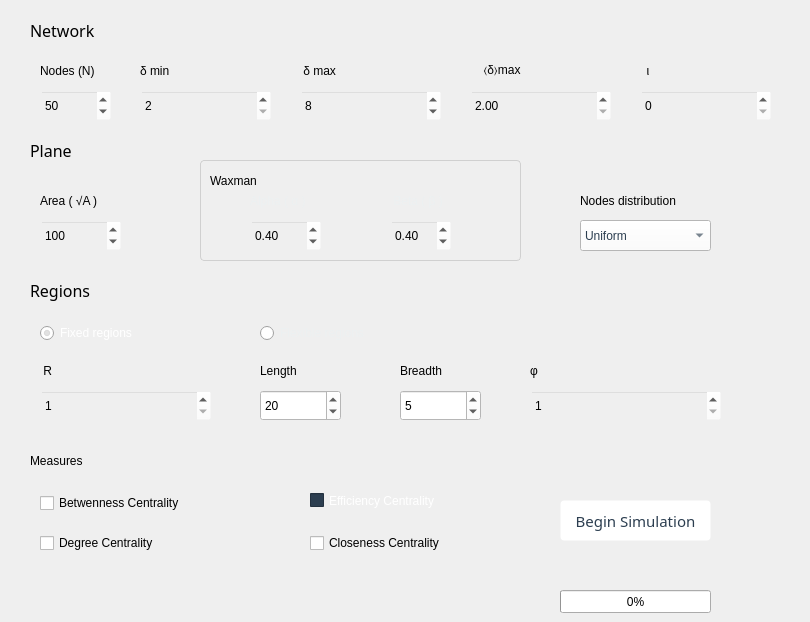
  <widget class="QWidget" name="centralWidget">
   <widget class="QPushButton" name="pushButton">
    <property name="geometry">
     <rect>
      <x>560</x>
      <y>500</y>
      <width>151</width>
      <height>41</height>
     </rect>
    </property>
    <property name="font">
     <font>
      <family>Droid Sans</family>
      <pointsize>11</pointsize>
      <weight>50</weight>
      <italic>false</italic>
      <bold>false</bold>
     </font>
    </property>
    <property name="styleSheet">
     <string notr="true">QPushButton{
	background: #fff;
	color:#2c3e50;
	border: 1px solid transparent;
	border-radius:4px;
}
QPushButton:!enabled{
	background: #ff0000;
}</string>
    </property>
    <property name="text">
     <string>Begin Simulation</string>
    </property>
   </widget>
   <widget class="QSpinBox" name="nodes">
    <property name="geometry">
     <rect>
      <x>40</x>
      <y>90</y>
      <width>71</width>
      <height>31</height>
     </rect>
    </property>
    <property name="toolTip">
     <string>Number of nodes on the plane</string>
    </property>
    <property name="styleSheet">
     <string notr="true">color: rgb(0, 0, 0);
background: rgba(255, 255, 255, 0);

</string>
    </property>
    <property name="minimum">
     <number>3</number>
    </property>
    <property name="maximum">
     <number>1000</number>
    </property>
    <property name="value">
     <number>50</number>
    </property>
   </widget>
   <widget class="QSpinBox" name="minimumDegree">
    <property name="geometry">
     <rect>
      <x>140</x>
      <y>90</y>
      <width>131</width>
      <height>31</height>
     </rect>
    </property>
    <property name="toolTip">
     <string>Node's minimum degree</string>
    </property>
    <property name="styleSheet">
     <string notr="true">background-color: rgba(255, 255, 255, 0);
color:#000</string>
    </property>
    <property name="minimum">
     <number>2</number>
    </property>
    <property name="maximum">
     <number>999</number>
    </property>
    <property name="value">
     <number>2</number>
    </property>
   </widget>
   <widget class="QSpinBox" name="maximumDegree">
    <property name="geometry">
     <rect>
      <x>300</x>
      <y>90</y>
      <width>141</width>
      <height>31</height>
     </rect>
    </property>
    <property name="toolTip">
     <string>Node's maximum degree</string>
    </property>
    <property name="styleSheet">
     <string notr="true">background-color: rgba(255, 255, 255, 0);
color:#000
</string>
    </property>
    <property name="minimum">
     <number>2</number>
    </property>
    <property name="maximum">
     <number>999</number>
    </property>
    <property name="value">
     <number>8</number>
    </property>
   </widget>
   <widget class="QSpinBox" name="distance">
    <property name="geometry">
     <rect>
      <x>640</x>
      <y>90</y>
      <width>131</width>
      <height>31</height>
     </rect>
    </property>
    <property name="toolTip">
     <string>Min distance between two nodes</string>
    </property>
    <property name="styleSheet">
     <string notr="true">background-color: rgba(255, 255, 255, 0);
color:#000
</string>
    </property>
   </widget>
   <widget class="QSpinBox" name="area">
    <property name="geometry">
     <rect>
      <x>40</x>
      <y>220</y>
      <width>81</width>
      <height>31</height>
     </rect>
    </property>
    <property name="toolTip">
     <string>Square root of plane's area</string>
    </property>
    <property name="styleSheet">
     <string notr="true">background-color: rgba(255, 255, 255, 0);
color:#000</string>
    </property>
    <property name="minimum">
     <number>6</number>
    </property>
    <property name="maximum">
     <number>100000</number>
    </property>
    <property name="value">
     <number>100</number>
    </property>
   </widget>
   <widget class="QSpinBox" name="numberOfRegions">
    <property name="geometry">
     <rect>
      <x>40</x>
      <y>390</y>
      <width>171</width>
      <height>31</height>
     </rect>
    </property>
    <property name="toolTip">
     <string>Number of regions in which will be divided</string>
    </property>
    <property name="styleSheet">
     <string notr="true">background-color: rgba(255, 255, 255, 0);
color:#000</string>
    </property>
    <property name="minimum">
     <number>1</number>
    </property>
    <property name="maximum">
     <number>99999</number>
    </property>
   </widget>
   <widget class="QSpinBox" name="length">
    <property name="enabled">
     <bool>false</bool>
    </property>
    <property name="geometry">
     <rect>
      <x>260</x>
      <y>390</y>
      <width>81</width>
      <height>31</height>
     </rect>
    </property>
    <property name="toolTip">
     <string>Length of each region</string>
    </property>
    <property name="styleSheet">
     <string notr="true">background-color: #fff;
color:#000;</string>
    </property>
    <property name="minimum">
     <number>1</number>
    </property>
    <property name="maximum">
     <number>99999</number>
    </property>
    <property name="value">
     <number>20</number>
    </property>
   </widget>
   <widget class="QSpinBox" name="breadth">
    <property name="enabled">
     <bool>false</bool>
    </property>
    <property name="geometry">
     <rect>
      <x>400</x>
      <y>390</y>
      <width>81</width>
      <height>31</height>
     </rect>
    </property>
    <property name="toolTip">
     <string>Breadth of each region</string>
    </property>
    <property name="styleSheet">
     <string notr="true">background-color: #fff;
color:#000</string>
    </property>
    <property name="minimum">
     <number>1</number>
    </property>
    <property name="maximum">
     <number>99999</number>
    </property>
    <property name="value">
     <number>5</number>
    </property>
   </widget>
   <widget class="QRadioButton" name="fixedRegions">
    <property name="geometry">
     <rect>
      <x>40</x>
      <y>320</y>
      <width>141</width>
      <height>26</height>
     </rect>
    </property>
    <property name="styleSheet">
     <string notr="true">color: rgb(255, 255, 255);</string>
    </property>
    <property name="text">
     <string>Fixed regions</string>
    </property>
    <property name="checked">
     <bool>true</bool>
    </property>
   </widget>
   <widget class="QRadioButton" name="fexibleRegions">
    <property name="geometry">
     <rect>
      <x>260</x>
      <y>320</y>
      <width>161</width>
      <height>26</height>
     </rect>
    </property>
    <property name="autoFillBackground">
     <bool>false</bool>
    </property>
    <property name="styleSheet">
     <string notr="true">color:rgb(236, 240, 241) !important;</string>
    </property>
    <property name="text">
     <string>Flexible regions</string>
    </property>
   </widget>
   <widget class="QComboBox" name="nodesDistribution">
    <property name="geometry">
     <rect>
      <x>580</x>
      <y>220</y>
      <width>131</width>
      <height>31</height>
     </rect>
    </property>
    <property name="toolTip">
     <string>Nodes distribution on the plane</string>
    </property>
    <property name="styleSheet">
     <string notr="true">color:#2c3e50;
background:#fff;</string>
    </property>
    <item>
     <property name="text">
      <string>Uniform</string>
     </property>
    </item>
    <item>
     <property name="text">
      <string>Random</string>
     </property>
    </item>
   </widget>
   <widget class="QCheckBox" name="bc">
    <property name="enabled">
     <bool>true</bool>
    </property>
    <property name="geometry">
     <rect>
      <x>40</x>
      <y>490</y>
      <width>181</width>
      <height>26</height>
     </rect>
    </property>
    <property name="text">
     <string>Betwenness Centrality</string>
    </property>
   </widget>
   <widget class="QCheckBox" name="dc">
    <property name="enabled">
     <bool>true</bool>
    </property>
    <property name="geometry">
     <rect>
      <x>40</x>
      <y>530</y>
      <width>171</width>
      <height>26</height>
     </rect>
    </property>
    <property name="text">
     <string>Degree Centrality</string>
    </property>
    <property name="checkable">
     <bool>true</bool>
    </property>
    <property name="checked">
     <bool>false</bool>
    </property>
   </widget>
   <widget class="QCheckBox" name="ec">
    <property name="enabled">
     <bool>true</bool>
    </property>
    <property name="geometry">
     <rect>
      <x>310</x>
      <y>490</y>
      <width>171</width>
      <height>21</height>
     </rect>
    </property>
    <property name="palette">
     <palette>
      <active>
       <colorrole role="WindowText">
        <brush brushstyle="SolidPattern">
         <color alpha="255">
          <red>255</red>
          <green>255</green>
          <blue>255</blue>
         </color>
        </brush>
       </colorrole>
       <colorrole role="Button">
        <brush brushstyle="SolidPattern">
         <color alpha="255">
          <red>44</red>
          <green>62</green>
          <blue>80</blue>
         </color>
        </brush>
       </colorrole>
       <colorrole role="Text">
        <brush brushstyle="SolidPattern">
         <color alpha="255">
          <red>255</red>
          <green>255</green>
          <blue>255</blue>
         </color>
        </brush>
       </colorrole>
       <colorrole role="ButtonText">
        <brush brushstyle="SolidPattern">
         <color alpha="255">
          <red>255</red>
          <green>255</green>
          <blue>255</blue>
         </color>
        </brush>
       </colorrole>
       <colorrole role="Base">
        <brush brushstyle="SolidPattern">
         <color alpha="255">
          <red>44</red>
          <green>62</green>
          <blue>80</blue>
         </color>
        </brush>
       </colorrole>
       <colorrole role="Window">
        <brush brushstyle="SolidPattern">
         <color alpha="255">
          <red>44</red>
          <green>62</green>
          <blue>80</blue>
         </color>
        </brush>
       </colorrole>
       <colorrole role="ToolTipText">
        <brush brushstyle="SolidPattern">
         <color alpha="255">
          <red>236</red>
          <green>240</green>
          <blue>241</blue>
         </color>
        </brush>
       </colorrole>
      </active>
      <inactive>
       <colorrole role="WindowText">
        <brush brushstyle="SolidPattern">
         <color alpha="255">
          <red>255</red>
          <green>255</green>
          <blue>255</blue>
         </color>
        </brush>
       </colorrole>
       <colorrole role="Button">
        <brush brushstyle="SolidPattern">
         <color alpha="255">
          <red>44</red>
          <green>62</green>
          <blue>80</blue>
         </color>
        </brush>
       </colorrole>
       <colorrole role="Text">
        <brush brushstyle="SolidPattern">
         <color alpha="255">
          <red>255</red>
          <green>255</green>
          <blue>255</blue>
         </color>
        </brush>
       </colorrole>
       <colorrole role="ButtonText">
        <brush brushstyle="SolidPattern">
         <color alpha="255">
          <red>255</red>
          <green>255</green>
          <blue>255</blue>
         </color>
        </brush>
       </colorrole>
       <colorrole role="Base">
        <brush brushstyle="SolidPattern">
         <color alpha="255">
          <red>44</red>
          <green>62</green>
          <blue>80</blue>
         </color>
        </brush>
       </colorrole>
       <colorrole role="Window">
        <brush brushstyle="SolidPattern">
         <color alpha="255">
          <red>44</red>
          <green>62</green>
          <blue>80</blue>
         </color>
        </brush>
       </colorrole>
       <colorrole role="ToolTipText">
        <brush brushstyle="SolidPattern">
         <color alpha="255">
          <red>236</red>
          <green>240</green>
          <blue>241</blue>
         </color>
        </brush>
       </colorrole>
      </inactive>
      <disabled>
       <colorrole role="WindowText">
        <brush brushstyle="SolidPattern">
         <color alpha="255">
          <red>255</red>
          <green>255</green>
          <blue>255</blue>
         </color>
        </brush>
       </colorrole>
       <colorrole role="Button">
        <brush brushstyle="SolidPattern">
         <color alpha="255">
          <red>44</red>
          <green>62</green>
          <blue>80</blue>
         </color>
        </brush>
       </colorrole>
       <colorrole role="Text">
        <brush brushstyle="SolidPattern">
         <color alpha="255">
          <red>255</red>
          <green>255</green>
          <blue>255</blue>
         </color>
        </brush>
       </colorrole>
       <colorrole role="ButtonText">
        <brush brushstyle="SolidPattern">
         <color alpha="255">
          <red>255</red>
          <green>255</green>
          <blue>255</blue>
         </color>
        </brush>
       </colorrole>
       <colorrole role="Base">
        <brush brushstyle="SolidPattern">
         <color alpha="255">
          <red>44</red>
          <green>62</green>
          <blue>80</blue>
         </color>
        </brush>
       </colorrole>
       <colorrole role="Window">
        <brush brushstyle="SolidPattern">
         <color alpha="255">
          <red>44</red>
          <green>62</green>
          <blue>80</blue>
         </color>
        </brush>
       </colorrole>
       <colorrole role="ToolTipText">
        <brush brushstyle="SolidPattern">
         <color alpha="255">
          <red>236</red>
          <green>240</green>
          <blue>241</blue>
         </color>
        </brush>
       </colorrole>
      </disabled>
     </palette>
    </property>
    <property name="text">
     <string>Efficiency Centrality</string>
    </property>
   </widget>
   <widget class="QCheckBox" name="cc">
    <property name="enabled">
     <bool>true</bool>
    </property>
    <property name="geometry">
     <rect>
      <x>310</x>
      <y>530</y>
      <width>181</width>
      <height>26</height>
     </rect>
    </property>
    <property name="text">
     <string>Closeness Centrality</string>
    </property>
   </widget>
   <widget class="QSpinBox" name="numberOfSimulations">
    <property name="geometry">
     <rect>
      <x>530</x>
      <y>390</y>
      <width>191</width>
      <height>31</height>
     </rect>
    </property>
    <property name="toolTip">
     <string>Number of simulations</string>
    </property>
    <property name="styleSheet">
     <string notr="true">background-color: rgba(255, 255, 255, 0);
color:#000;</string>
    </property>
    <property name="minimum">
     <number>1</number>
    </property>
    <property name="maximum">
     <number>99999</number>
    </property>
   </widget>
   <widget class="QLabel" name="label">
    <property name="geometry">
     <rect>
      <x>40</x>
      <y>60</y>
      <width>81</width>
      <height>21</height>
     </rect>
    </property>
    <property name="text">
     <string>Nodes (N)</string>
    </property>
   </widget>
   <widget class="QLabel" name="label_2">
    <property name="geometry">
     <rect>
      <x>140</x>
      <y>61</y>
      <width>101</width>
      <height>20</height>
     </rect>
    </property>
    <property name="text">
     <string>δ min</string>
    </property>
   </widget>
   <widget class="QLabel" name="label_3">
    <property name="geometry">
     <rect>
      <x>300</x>
      <y>61</y>
      <width>141</width>
      <height>20</height>
     </rect>
    </property>
    <property name="text">
     <string> δ max</string>
    </property>
   </widget>
   <widget class="QLabel" name="label_4">
    <property name="geometry">
     <rect>
      <x>640</x>
      <y>60</y>
      <width>161</width>
      <height>21</height>
     </rect>
    </property>
    <property name="text">
     <string>  ι </string>
    </property>
   </widget>
   <widget class="QLabel" name="label_5">
    <property name="geometry">
     <rect>
      <x>530</x>
      <y>360</y>
      <width>201</width>
      <height>21</height>
     </rect>
    </property>
    <property name="toolTip">
     <string>Number of Simulations </string>
    </property>
    <property name="text">
     <string>φ </string>
    </property>
   </widget>
   <widget class="QLabel" name="label_8">
    <property name="geometry">
     <rect>
      <x>260</x>
      <y>360</y>
      <width>67</width>
      <height>21</height>
     </rect>
    </property>
    <property name="text">
     <string>Length</string>
    </property>
   </widget>
   <widget class="QLabel" name="label_9">
    <property name="geometry">
     <rect>
      <x>400</x>
      <y>360</y>
      <width>67</width>
      <height>21</height>
     </rect>
    </property>
    <property name="text">
     <string>Breadth</string>
    </property>
   </widget>
   <widget class="QLabel" name="label_10">
    <property name="geometry">
     <rect>
      <x>40</x>
      <y>360</y>
      <width>171</width>
      <height>21</height>
     </rect>
    </property>
    <property name="text">
     <string> R </string>
    </property>
   </widget>
   <widget class="QLabel" name="label_11">
    <property name="geometry">
     <rect>
      <x>40</x>
      <y>190</y>
      <width>81</width>
      <height>21</height>
     </rect>
    </property>
    <property name="text">
     <string>Area ( √A )</string>
    </property>
   </widget>
   <widget class="QLabel" name="label_12">
    <property name="geometry">
     <rect>
      <x>580</x>
      <y>190</y>
      <width>131</width>
      <height>21</height>
     </rect>
    </property>
    <property name="text">
     <string>Nodes distribution</string>
    </property>
   </widget>
   <widget class="QLabel" name="label_13">
    <property name="geometry">
     <rect>
      <x>30</x>
      <y>20</y>
      <width>91</width>
      <height>21</height>
     </rect>
    </property>
    <property name="font">
     <font>
      <family>Droid Sans</family>
      <pointsize>12</pointsize>
      <weight>9</weight>
      <italic>false</italic>
      <bold>false</bold>
     </font>
    </property>
    <property name="styleSheet">
     <string notr="true">font: 75 12pt &quot;Droid Sans&quot;;</string>
    </property>
    <property name="text">
     <string>Network</string>
    </property>
   </widget>
   <widget class="QLabel" name="label_14">
    <property name="geometry">
     <rect>
      <x>30</x>
      <y>140</y>
      <width>67</width>
      <height>21</height>
     </rect>
    </property>
    <property name="font">
     <font>
      <family>Droid Sans</family>
      <pointsize>12</pointsize>
      <weight>9</weight>
      <italic>false</italic>
      <bold>false</bold>
     </font>
    </property>
    <property name="styleSheet">
     <string notr="true">font: 75 12pt &quot;Droid Sans&quot;;</string>
    </property>
    <property name="text">
     <string>Plane</string>
    </property>
   </widget>
   <widget class="QGroupBox" name="groupBox">
    <property name="geometry">
     <rect>
      <x>200</x>
      <y>160</y>
      <width>321</width>
      <height>101</height>
     </rect>
    </property>
    <property name="acceptDrops">
     <bool>false</bool>
    </property>
    <property name="toolTip">
     <string>Waxman Probability. Used to calculate the probability of a pair of nodes get linked</string>
    </property>
    <property name="styleSheet">
     <string notr="true">QGroupBox {
	border:1px solid #d0d0d0;
	color:rgb(236, 240, 241);
	border-radius:4px;
	padding:3px;
}
QToolTip{
color:#000;
}</string>
    </property>
    <property name="title">
     <string/>
    </property>
    <widget class="QLabel" name="label_7">
     <property name="geometry">
      <rect>
       <x>50</x>
       <y>30</y>
       <width>71</width>
       <height>21</height>
      </rect>
     </property>
     <property name="styleSheet">
      <string notr="true">color:rgb(236, 240, 241)</string>
     </property>
     <property name="text">
      <string>Alpha ( α )</string>
     </property>
    </widget>
    <widget class="QDoubleSpinBox" name="alpha">
     <property name="geometry">
      <rect>
       <x>50</x>
       <y>60</y>
       <width>71</width>
       <height>31</height>
      </rect>
     </property>
     <property name="styleSheet">
      <string notr="true">background-color: rgba(255, 255, 255, 0);
color: #000</string>
     </property>
     <property name="minimum">
      <double>0.010000000000000</double>
     </property>
     <property name="maximum">
      <double>1.000000000000000</double>
     </property>
     <property name="singleStep">
      <double>0.100000000000000</double>
     </property>
     <property name="value">
      <double>0.400000000000000</double>
     </property>
    </widget>
    <widget class="QLabel" name="label_6">
     <property name="geometry">
      <rect>
       <x>190</x>
       <y>30</y>
       <width>67</width>
       <height>21</height>
      </rect>
     </property>
     <property name="styleSheet">
      <string notr="true">color:rgb(236, 240, 241)</string>
     </property>
     <property name="text">
      <string> Beta ( β )</string>
     </property>
    </widget>
    <widget class="QDoubleSpinBox" name="beta">
     <property name="geometry">
      <rect>
       <x>190</x>
       <y>60</y>
       <width>61</width>
       <height>31</height>
      </rect>
     </property>
     <property name="styleSheet">
      <string notr="true">background-color: rgba(255, 255, 255, 0);
color:#000
</string>
     </property>
     <property name="minimum">
      <double>0.100000000000000</double>
     </property>
     <property name="maximum">
      <double>1.000000000000000</double>
     </property>
     <property name="singleStep">
      <double>0.050000000000000</double>
     </property>
     <property name="value">
      <double>0.400000000000000</double>
     </property>
    </widget>
    <widget class="QLabel" name="label_17">
     <property name="geometry">
      <rect>
       <x>10</x>
       <y>10</y>
       <width>71</width>
       <height>21</height>
      </rect>
     </property>
     <property name="text">
      <string>Waxman</string>
     </property>
    </widget>
   </widget>
   <widget class="QLabel" name="label_15">
    <property name="geometry">
     <rect>
      <x>30</x>
      <y>280</y>
      <width>91</width>
      <height>21</height>
     </rect>
    </property>
    <property name="font">
     <font>
      <family>Droid Sans</family>
      <pointsize>12</pointsize>
      <weight>9</weight>
      <italic>false</italic>
      <bold>false</bold>
     </font>
    </property>
    <property name="styleSheet">
     <string notr="true">font: 75 12pt &quot;Droid Sans&quot;;</string>
    </property>
    <property name="text">
     <string>Regions</string>
    </property>
   </widget>
   <widget class="QLabel" name="error">
    <property name="geometry">
     <rect>
      <x>50</x>
      <y>560</y>
      <width>661</width>
      <height>51</height>
     </rect>
    </property>
    <property name="font">
     <font>
      <family>Droid Sans</family>
      <pointsize>11</pointsize>
      <weight>50</weight>
      <italic>false</italic>
      <bold>false</bold>
     </font>
    </property>
    <property name="text">
     <string/>
    </property>
   </widget>
   <widget class="QLabel" name="label_16">
    <property name="geometry">
     <rect>
      <x>480</x>
      <y>60</y>
      <width>91</width>
      <height>20</height>
     </rect>
    </property>
    <property name="text">
     <string> 〈δ〉max</string>
    </property>
   </widget>
   <widget class="QDoubleSpinBox" name="max_average_degree">
    <property name="geometry">
     <rect>
      <x>470</x>
      <y>90</y>
      <width>141</width>
      <height>31</height>
     </rect>
    </property>
    <property name="toolTip">
     <string>Network's max average degree</string>
    </property>
    <property name="styleSheet">
     <string notr="true">background-color: rgba(255, 255, 255, 0);
color:#000
</string>
    </property>
    <property name="minimum">
     <double>2.000000000000000</double>
    </property>
    <property name="maximum">
     <double>199.990000000000009</double>
    </property>
    <property name="singleStep">
     <double>0.500000000000000</double>
    </property>
    <property name="value">
     <double>2.000000000000000</double>
    </property>
   </widget>
   <widget class="QLabel" name="label_18">
    <property name="geometry">
     <rect>
      <x>30</x>
      <y>451</y>
      <width>91</width>
      <height>20</height>
     </rect>
    </property>
    <property name="styleSheet">
     <string notr="true">font: 75 12pt &quot;Droid Sans&quot;;</string>
    </property>
    <property name="text">
     <string>Measures</string>
    </property>
   </widget>
   <widget class="QProgressBar" name="progressBar">
    <property name="geometry">
     <rect>
      <x>560</x>
      <y>590</y>
      <width>151</width>
      <height>23</height>
     </rect>
    </property>
    <property name="value">
     <number>0</number>
    </property>
   </widget>
   <zorder>fexibleRegions</zorder>
   <zorder>groupBox</zorder>
   <zorder>pushButton</zorder>
   <zorder>nodes</zorder>
   <zorder>minimumDegree</zorder>
   <zorder>maximumDegree</zorder>
   <zorder>distance</zorder>
   <zorder>area</zorder>
   <zorder>numberOfRegions</zorder>
   <zorder>length</zorder>
   <zorder>breadth</zorder>
   <zorder>fixedRegions</zorder>
   <zorder>nodesDistribution</zorder>
   <zorder>bc</zorder>
   <zorder>dc</zorder>
   <zorder>ec</zorder>
   <zorder>cc</zorder>
   <zorder>numberOfSimulations</zorder>
   <zorder>label</zorder>
   <zorder>label_2</zorder>
   <zorder>label_3</zorder>
   <zorder>label_4</zorder>
   <zorder>label_5</zorder>
   <zorder>label_8</zorder>
   <zorder>label_9</zorder>
   <zorder>label_10</zorder>
   <zorder>label_11</zorder>
   <zorder>label_12</zorder>
   <zorder>label_13</zorder>
   <zorder>label_14</zorder>
   <zorder>label_15</zorder>
   <zorder>error</zorder>
   <zorder>label_16</zorder>
   <zorder>max_average_degree</zorder>
   <zorder>label_18</zorder>
   <zorder>progressBar</zorder>
  </widget>
